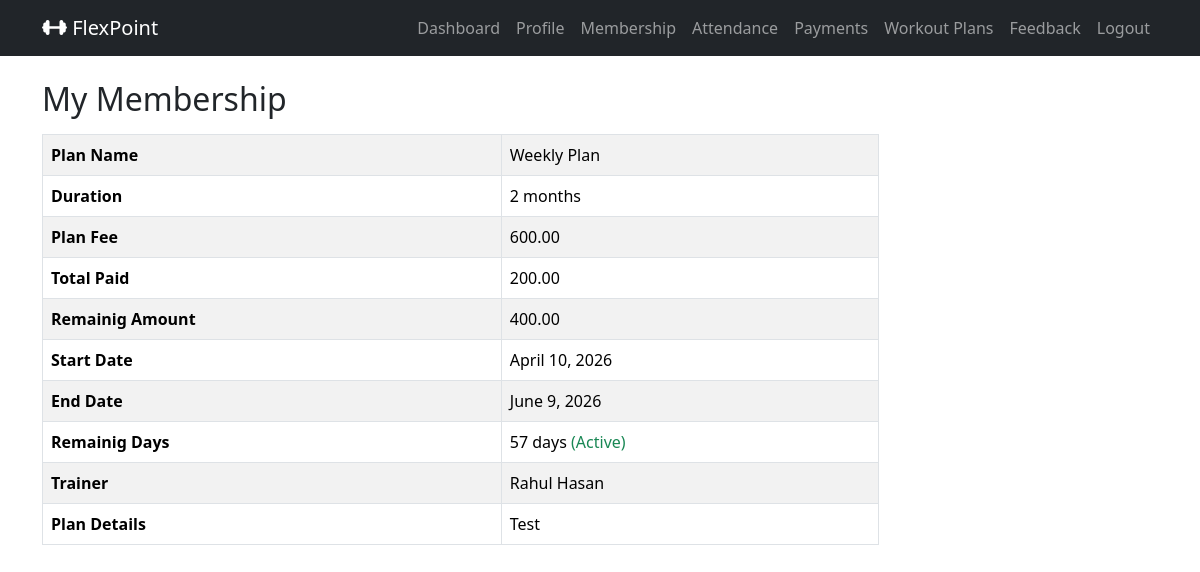
The app's page /member_membership/ (signed in) with its own data.
### gymapp/models.py (models this page shows, shortened)
class MemberProfile(models.Model):
    GENDER_CHOICES = (
        ('MALE', 'Male'),
        ('FEMALE', 'Female'),
        ('OTHER', 'Other'),
    )
    user             = models.OneToOneField(settings.AUTH_USER_MODEL, on_delete=models.CASCADE, related_name='member_profile')
    full_name        = models.CharField(max_length=100)
    mobile           = models.BigIntegerField()
    age              = models.PositiveIntegerField(null=True, blank=True)
    gender           = models.CharField(max_length=10, choices=GENDER_CHOICES, null=True, blank=True)
    address          = models.TextField(blank=True)
    join_date        = models.DateField(default=timezone.now)
    plan             = models.ForeignKey(MembershipPlan, on_delete=models.SET_NULL, null=True, blank=True, related_name='members')
    trainer          = models.ForeignKey(Trainer, on_delete=models.SET_NULL, null=True, blank=True, related_name='members')
    membership_start = models.DateField(null=True, blank=True)
    membership_end   = models.DateField(null=True, blank=True)

class MembershipPlan(models.Model):
    name            = models.CharField(max_length=100)
    duration_months = models.PositiveIntegerField()
    fee             = models.DecimalField(max_digits=6, decimal_places=2)
    description     = models.TextField(blank=True)

class Trainer(models.Model):
    name           = models.CharField(max_length=100)
    mobile         = models.BigIntegerField()
    specialization = models.CharField(max_length=200)
    shift_timings  = models.CharField(max_length=200)

### gymapp/views.py (the view)
    def wrapper(request, *args, **kwargs):
        if not request.user.is_authenticated or getattr(request.user, 'role', None) != 'MEMBER':
            messages.error(request, 'You must be a Member to access this page.')
            return redirect('member_login_view')
        return view_func(request, *args, **kwargs)

### gymapp/views.py (called while the page is built)
def member_required(view_func):
    def wrapper(request, *args, **kwargs):
        if not request.user.is_authenticated or getattr(request.user, 'role', None) != 'MEMBER':
            messages.error(request, 'You must be a Member to access this page.')
            return redirect('member_login_view')
        return view_func(request, *args, **kwargs)
    return wrapper

### gymapp/templates/member_membership.html
{% extends 'base.html' %}
{% block content %}
<h2 class="mb-3">My Membership</h2>
{% if member.plan %}
<table class="table table-bordered table-striped w-75">
    <tr>
        <th>Plan Name</th>
        <td>{{ member.plan.name }}</td>
    </tr>
    <tr>
        <th>Duration</th>
        <td>{{ member.plan.duration_months }} months</td>
    </tr>
    <tr>
        <th>Plan Fee</th>
        <td>{{ member.plan.fee|floatformat:2 }}</td>
    </tr>
    <tr>
        <th>Total Paid</th>
        <td>{{ total_paid|floatformat:2 }}</td>
    </tr>
    <tr>
        <th>Remainig Amount</th>
        <td>
            {% if remaining is not None %}
                {{ remaining|floatformat:2 }}
            {% else %}
                -
            {% endif %}
        </td>
    </tr>
    <tr>
        <th>Start Date</th>
        <td>{{ member.membership_start|default:"N/A" }}</td>
    </tr>
    <tr>
        <th>End Date</th>
        <td>{{ member.membership_end|default:"N/A" }}</td>
    </tr>
    <tr>
        <th>Remainig Days</th>
        <td>
            {% if days_remaining is not None %}
                {{ days_remaining }} days
                {% if membership_status == "Membership Ended" %}
                    <span class="text-danger">(Membership Ended)</span>
                {% else %}
                    <span class="text-success">(Active)</span>
                {% endif %}
            {% else %}
                -
            {% endif %}
        </td>
    </tr>
    <tr>
        <th>Trainer</th>
        <td>{{ member.trainer.name|default:"Not Assigned" }}</td>
    </tr>
    <tr>
        <th>Plan Details</th>
        <td>{{ member.plan.description|default:"No details available" }}</td>
    </tr>
</table>
{% else %}
<div class="alert alert-warning">
    You do not have active membership plan assigned yet.
</div>
{% endif %}
{% endblock %}

### records on screen
MemberProfile: plan.name "Weekly Plan", plan.duration_months "2", plan.fee "600.00", membership_start "April 10, 2026", membership_end "June 9, 2026", trainer.name "Rahul Hasan", plan.description "Test"

### other values on screen
{{ total_paid|floatformat:2 }} "200.00"
{{ remaining|floatformat:2 }} "400.00"
{{ days_remaining }} "57"
